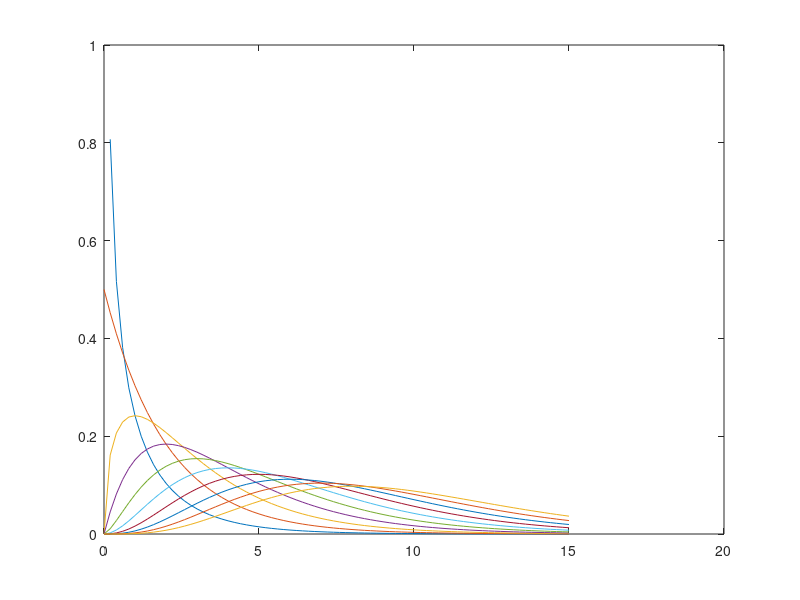

Source code (MATLAB):
%%
clc,clear all, close all;
x = 0:0.2:15;
y = chi2pdf(x,4);
plot(x,y)

%%
for i=1:10
x = 0:0.2:15;
y = chi2pdf(x,i);
plot(x,y)
pause(1)
hold on
end
%%
%X^2 for  alpha=0.05  D.F.=2
chi2inv(1-0.05,2)

%%
o=[7 14 6 10 8 4 5 6 12 8];
%expected
leno=length(o);
e=ones(1,leno)*sum(o)/leno;
%
difs=((o-e).^2)./e;
chi=sum(difs(:) )
chi2inv(1-0.05,length(e)-1)

%%
%Check and find probability for given X^2 value
1-chi2cdf(5.9915,2)
%%
x=[
31 14 45;
2  5  53; 
53 45 2;
];
[h,p] = chi2gof(x(:),'Alpha',0.01)

%%
%Contigency Tables

o=[82 446 355
    46 574 273];
smc=sum(o)
smr=sum(o')
e=smr'*smc./sum(o(:))



%
difs=((o-e).^2)./e;
chi=sum(difs(:) )
chi005=chi2inv(1-0.05,prod(size(e)-1))

pval=1-chi2cdf(chi,prod(size(e)-1))